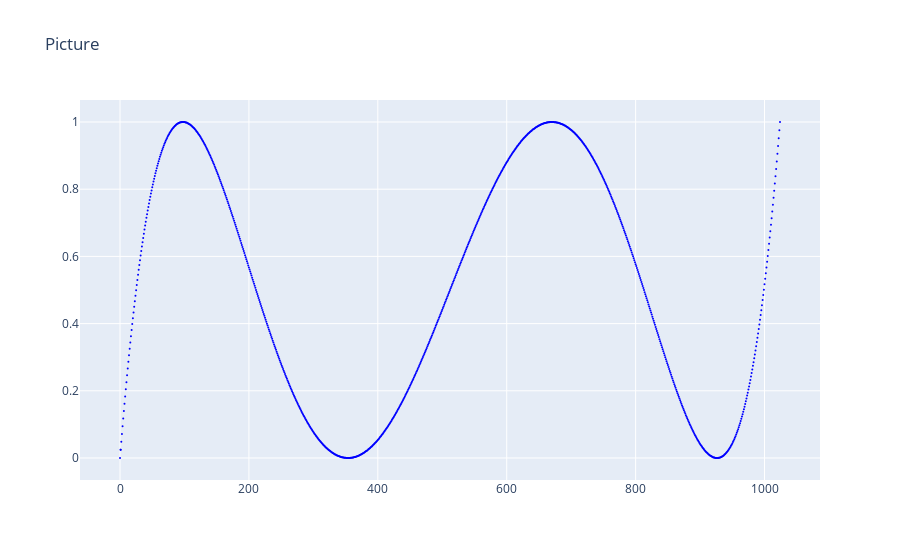

The code cell stored with this chart in its notebook:
### Markdown cell above
Для $j = 5$:

### Code cell
j = 5

R = []
for n in [0, 1, *list(range(1, N, 1)), N]:
    p = 1 - get_P_of_0(j, n, N)
    R.append((n, p))

show([[[(x[0], x[1]) for x in R], 'blue', 1]], marker_size=2)

### Figure 1 — Plotly figure (JSON) as saved in the notebook; plotly's stock layout.template omitted (floating-point values rounded to 4 significant figures; data arrays with more than 128 entries replaced by an {"elided": "..."} marker saying what was removed)
{"data": [{"marker": {"color": "blue", "size": 2}, "mode": "markers", "opacity": 1, "type": "scatter", "x": {"elided": "1026 int values"}, "y": {"elided": "1026 float values"}}], "layout": {"title": {"text": "Picture"}, "xaxis": {"zeroline": false}, "yaxis": {"zeroline": false}}}
